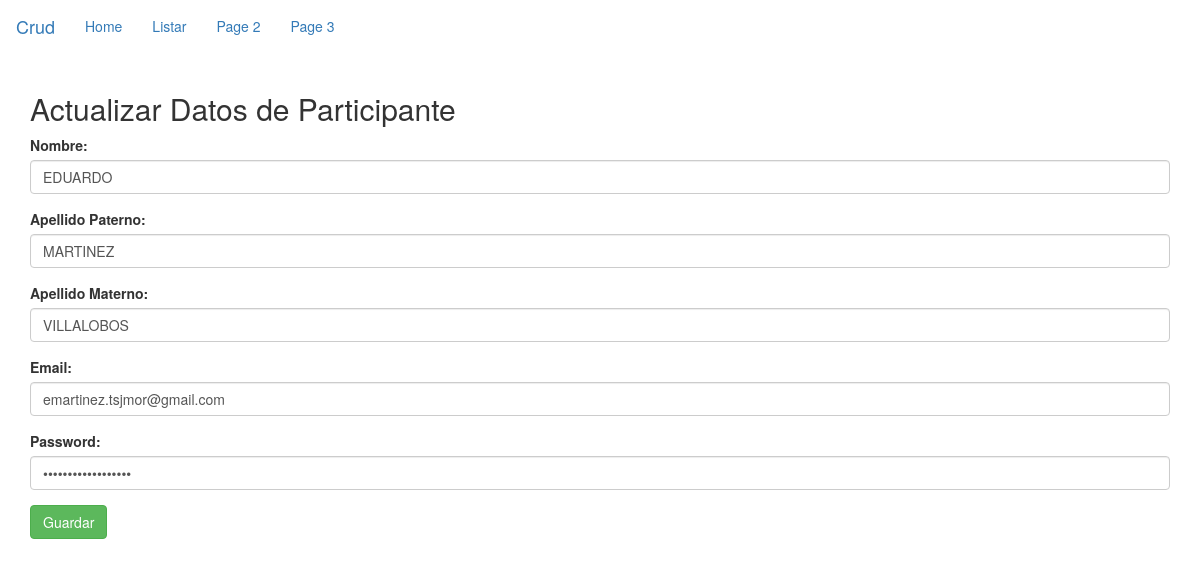
The app's page /welcome/actualizar/1 with its own data.
### tables this page shows
CREATE TABLE `preregistro` (
  `id_preregistro` int(11) NOT NULL,
  `nombre` varchar(30) NOT NULL,
  `apaterno` varchar(30) NOT NULL,
  `amaterno` varchar(30) NOT NULL,
  `correo` varchar(30) NOT NULL,
  `contrasenia` varchar(100) NOT NULL
);

### application/controllers/Welcome.php (called while the page is built, shortened)
<?php
class Welcome extends CI_Controller {
	function __construct()
	{
		$this->load->model('Welcome_model');
	}
	public function actualizar($id)
	{
		$data['preregistro'] = $this->Welcome_model->fetch($id);
		$this->load->view('view_editar', $data);
	}
}

### index.php (called while the page is built, shortened)
<?php
require_once BASEPATH.'core/CodeIgniter.php';

### application/models/Welcome_model.php (called while the page is built, shortened)
<?php
class Welcome_model extends CI_Model {
    private $table  = 'preregistro' ;
    public function fetch($id)
    {
        $rstQuery = $this->db->get_where($this->table, array('id_preregistro' => $id));
        return $rstQuery->result_array();
    }
}

### application/views/view_editar.php (the view, shortened to what this page needs)
<!DOCTYPE html>
<html lang="en">
<head>
    <link rel="stylesheet" href="https://maxcdn.bootstrapcdn.com/bootstrap/3.4.1/css/bootstrap.min.css">
</head>
<nav class="navbar navbar-primary">
  <div class="container-fluid">
    <div class="navbar-header">
      <a class="navbar-brand" href="#">Crud</a>
    </div>
    <ul class="nav navbar-nav">
      <li><a href="<?php echo base_url() ?>">Home</a></li>
      <li><a href="<?php echo base_url('welcome/listar') ?>">Listar</a></li>
      <li><a href="#">Page 2</a></li>
      <li><a href="#">Page 3</a></li>
    </ul>
  </div>
</nav>
<body>
    <div class="container">
        <h2>Actualizar Datos de Participante</h2>
        <form action="<?php echo base_url('Welcome/update') ?>" method="post">
		<div class="form-group">
                <label for="nombre">Nombre:</label>
                <input type="text" class="form-control" id="nombre"  name="nombre" value="<?php echo $preregistro[0]['nombre']; ?>">
            </div>
			<div class="form-group">
                <label for="apaterno">Apellido Paterno:</label>
                <input type="text" class="form-control" id="apaterno"  name="apaterno" value="<?php echo $preregistro[0]['apaterno']; ?>">
            </div>
			<div class="form-group">
                <label for="amaterno">Apellido Materno:</label>
                <input type="text" class="form-control" id="amaterno"  name="amaterno" value="<?php echo $preregistro[0]['amaterno']; ?>">
            </div>
            <div class="form-group">
                <label for="email">Email:</label>
                <input type="email" class="form-control" id="correo"  name="email" value="<?php echo $preregistro[0]['correo']; ?>">
            </div>
            <div class="form-group">
                <label for="pwd">Password:</label>
                <input type="password" class="form-control" id="pwd"  name="pwd" value="<?php echo $preregistro[0]['contrasenia']; ?>">
            </div>
            <button type="submit" class="btn btn-success">Guardar</button>
        </form>
    </div>
</body>
</html>

### records on screen
preregistro: nombre "EDUARDO", apaterno "MARTINEZ", amaterno "VILLALOBOS", email "emartinez.tsjmor@gmail.com"
